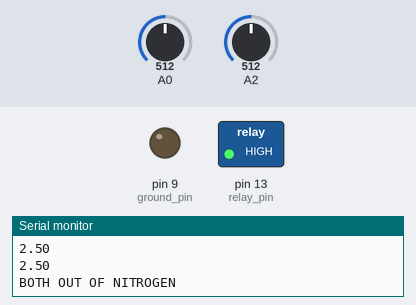
A sketch run on a simulated Arduino Uno, built with avr-gcc and run on an emulated ATmega328P. Shown: switched loads named in the sketch (green lamp = pin HIGH), output pins drawn as LEDs (lit = HIGH), the last lines printed to the serial monitor. The test bench sets the inputs (shaded band); at power-on: A0 = 512, A2 = 512. Pins used as bus, display or sensor lines are not drawn.

Above: at 1.8 s.
1.9 s: A0 set to 564
3.4 s: A0 set to 582
6.5 s: A2 set to 637
8.2 s: A2 set to 661
At 9.6 s:
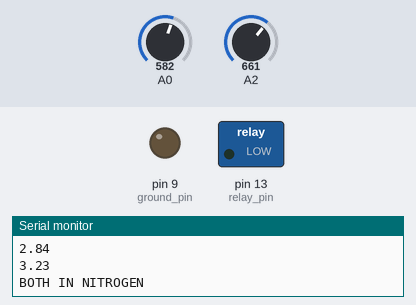
Timing chart, 0 to 11.2 s (numbered marks = the images above; inputs shaded):
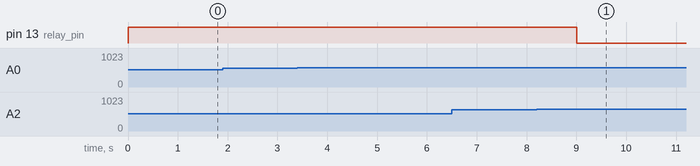

The sketch:

arduino_code.ino
```cpp
/*
We automate the refilling of nitrogen.

 Liquid nitrogen evaporates until Rbottom gets cold, We then open the solenoid valve until Rbottom and Rtop are full

 Resistors will increase their value when they are at liquid nitrogen temperature. We effectively measure the resistance by creating a voltage divider. We will see a difference in measured voltage when one of the resistors is submerged in liquid nitrogen.
 */

// the setup routine runs once when you press reset:
float V_A0_threshold = 2.8; //Rtop2 is cold if V0 is above this threshold
float V_A1_threshold = 3.19; //Rbottom2 is cold if V1 is above this threshold

int relay_pin = 13; // relay module is connected to digital pin 13
int power_pin = 11; // just making another 5V source
int ground_pin = 9; // just making another ground pin

void setup() {
  Serial.begin(9600); //Allows the arduino to print to a serial monitor
  pinMode(relay_pin, OUTPUT); //set's the digital pin as output
  pinMode(power_pin, OUTPUT);
  pinMode(ground_pin, OUTPUT);
  digitalWrite(relay_pin, LOW); //the relay switch starts out being open
  digitalWrite(ground_pin, LOW);
  digitalWrite(power_pin, HIGH);
}

// the loop routine runs over and over again forever:
void loop() {
  int sensorValue0 = analogRead(A0);
  // Convert the analog reading (which goes from 0 - 1023) to a voltage (0 - 5V):
  float voltage0 = sensorValue0 * (5.0 / 1023.0);
  Serial.println(voltage0); //in case you want to read out the voltage

  // read the input on analog pin 1:
  int sensorValue1 = analogRead(A2);
  // Convert the analog reading (which goes from 0 - 1023) to a voltage (0 - 5V):
  float voltage1 = sensorValue1 * (5.0 / 1023.0);
  Serial.println(voltage1); //in case you want to read out the voltage

  if (voltage0 > V_A0_threshold && voltage1>V_A1_threshold){ //this signifies that both resistors are at liquid nitrogen temperature
    digitalWrite(relay_pin,LOW); //make the switch open (LOW in original) -> Valve Closed
    Serial.println("BOTH IN NITROGEN");
  }
 else if (voltage1 < V_A1_threshold && voltage0 < V_A0_threshold){ //this conditional signifies that the liquid nitrogen level is below Rbottom
    digitalWrite(relay_pin, HIGH); //make the switch close (HIGH in original code) -> Valve Open
    Serial.println("BOTH OUT OF NITROGEN");
  }
 else{
  Serial.println("BOTTOM IN. TOP OUT.");
 }

  delay(1000); //wait 1s (1000ms) so that the arduino doesn't work so hard.
}
```

Measured:
- the behaviour switches between 652 and 653 on A2 (found by bisection; images 0 and 1)
- after the input at 8.2 s, pin 13 (relay_pin): HIGH → LOW after 0.81 s
